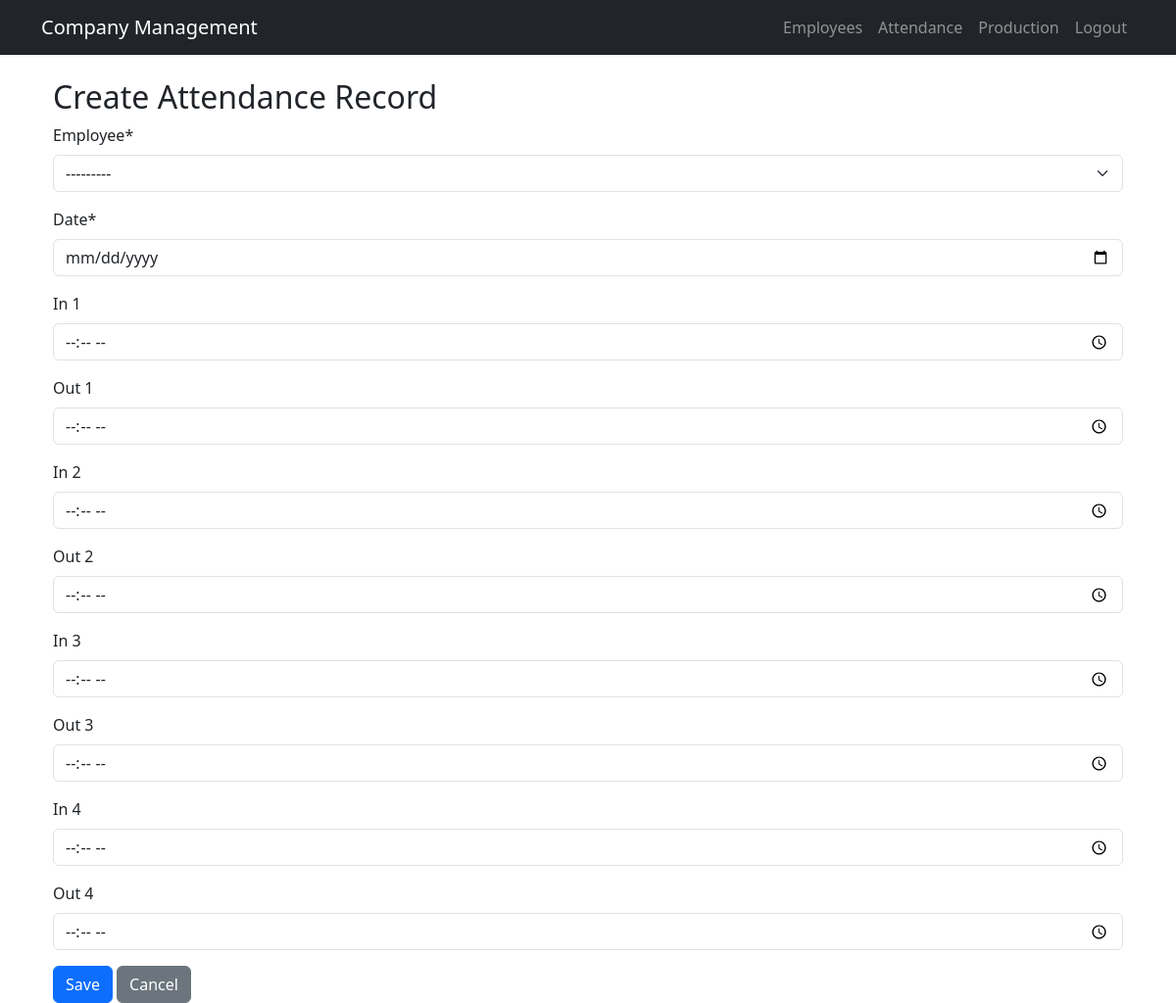
The app's page /attendance/new/, older data.
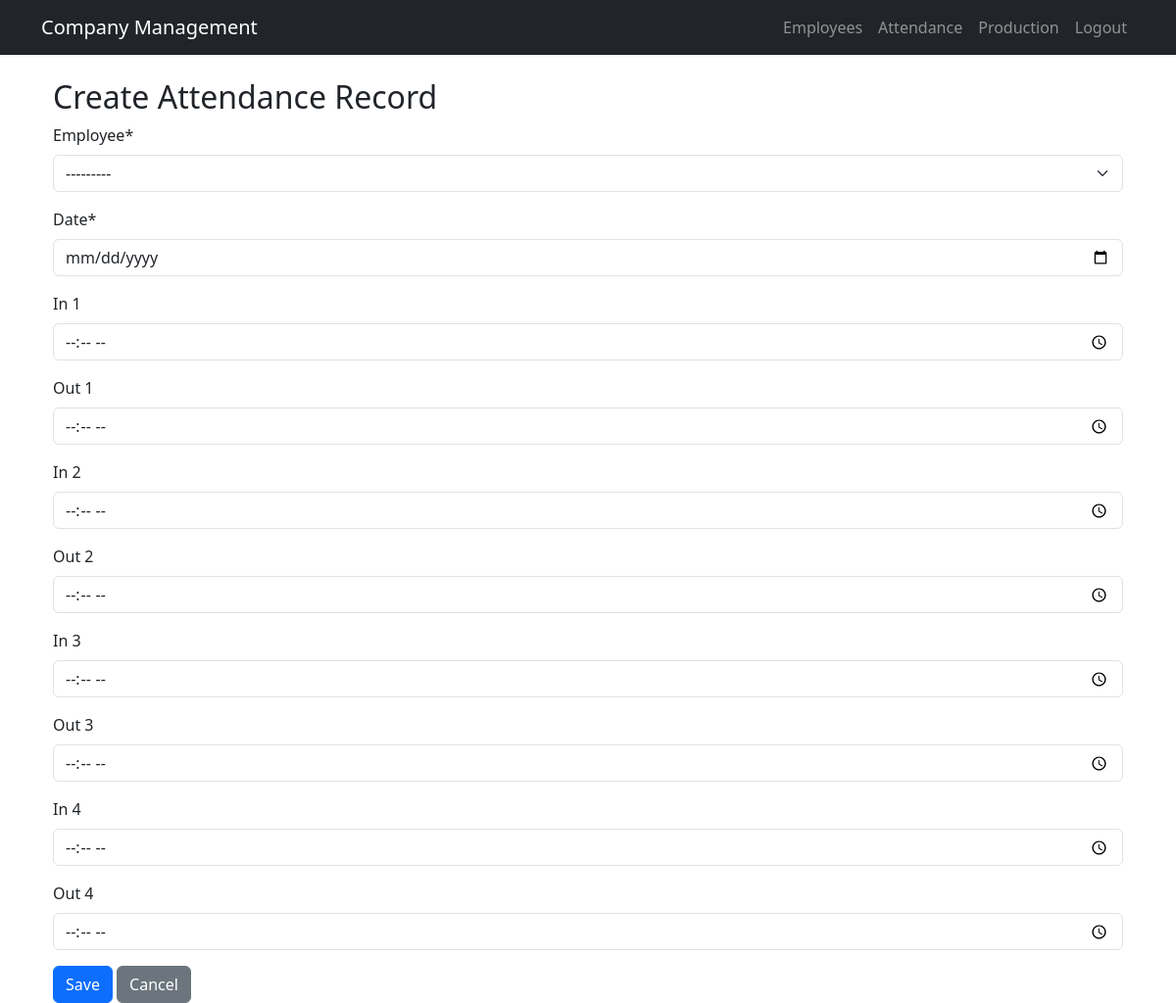
The same page, newer data.
### employees/models.py (models this page shows, shortened)
class Employee(models.Model):
    employee_id = models.CharField(max_length=20, unique=True)
    name = models.CharField(max_length=100)
    contact = models.CharField(max_length=100)
    qr_code = models.ImageField(upload_to='qrcodes/', blank=True)
    def __str__(self):
        return f"{self.name} ({self.employee_id})"

### attendance/views.py (the view)
# urls.py: path('new/', views.AttendanceCreateView.as_view(), name='attendance-create'),
class AttendanceCreateView(CreateView):
    model = AttendanceRecord
    form_class = AttendanceRecordForm
    template_name = 'attendance/attendance_form.html'
    success_url = reverse_lazy('attendance-list')

### templates/attendance/attendance_form.html (shortened to what this page needs)
{% extends 'base.html' %}
{% load crispy_forms_tags %}
{% block content %}
<div class="container mt-4">
    <h2>{% if object %}Edit{% else %}Create{% endif %} Attendance Record</h2>
    <form method="post">
        {{ form|crispy }}
        <button type="submit" class="btn btn-primary">Save</button>
        <a href="{% url 'attendance-list' %}" class="btn btn-secondary">Cancel</a>
    </form>
</div>
{% endblock %}

Row changes from the older to the newer data that the page shows:
removed Employee: employee "---------"
Text that changed along with them:
form field employee: (not shown) → "---------"
